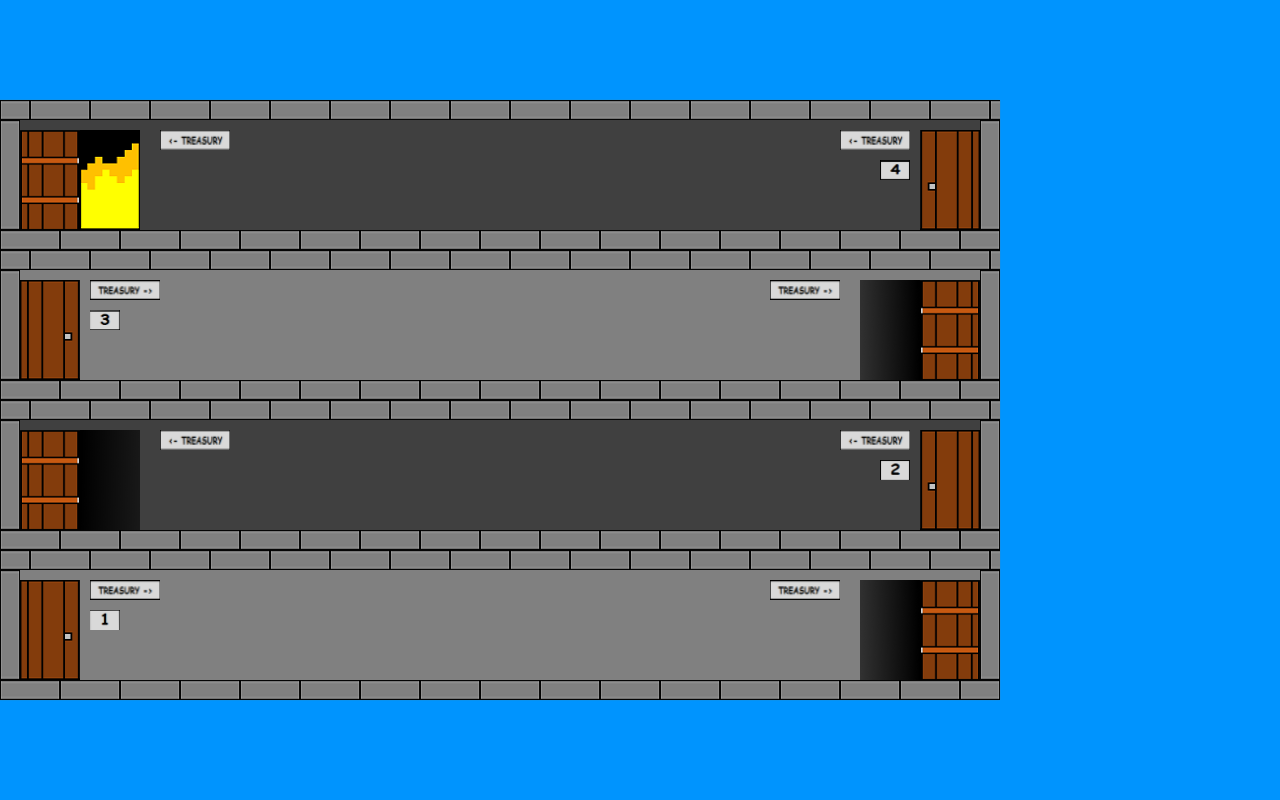

This game map was drawn from its Tiled (.tmx) file and the tilesets committed beside it. A one-line description and the trimmed map source follow:
An orthogonal 128x80 tile map with 10x10 px tiles, 3 tile layers (background, construction, doors), 4 tilesets, 1 image layer and 38 objects (24x trap-position, 4x floor, 3x teleporter, 3x teleporter-exit, 2x trap-button, ...).

<map version="1.0" orientation="orthogonal" renderorder="right-down" width="128" height="80" tilewidth="10" tileheight="10" nextobjectid="81">
 <tileset firstgid="1" name="background-tiles" tilewidth="10" tileheight="10" tilecount="56" columns="7">
  <image source="../img/background/background-tiles.png" width="70" height="80" />
 </tileset>
 <tileset firstgid="57" name="trap-selection-tiles" tilewidth="100" tileheight="100" tilecount="3" columns="0">
  <tile id="0">
   <image width="100" height="20" source="../img/traps/Ceiling Trap Selector.png" />
  </tile>
  <tile id="2">
   <image width="100" height="100" source="../img/traps/button-grinder-01.png" />
  </tile>
  <tile id="3">
   <image width="100" height="100" source="../img/traps/button-spike-01.png" />
  </tile>
 </tileset>
 <tileset firstgid="61" name="door-tiles" tilewidth="10" tileheight="10" tilecount="480" columns="24">
  <image source="../img/doors/door-tiles.png" width="240" height="200" />
 </tileset>
 <tileset firstgid="541" name="construction-tiles" tilewidth="10" tileheight="10" tilecount="9" columns="3">
  <image source="../img/construction/construction-tiles.png" width="30" height="30" />
 </tileset>
 <imagelayer name="background-image">
  <image source="../img/background/background.png" width="1280" height="800" />
 </imagelayer>
 <layer name="background" width="128" height="80">
  <data>[10240 cells, 196 non-empty, 112 distinct tile ids]</data>
 </layer>
 <layer name="construction" width="128" height="80">
  <data>[10240 cells, 1776 non-empty, 8 distinct tile ids]</data>
 </layer>
 <layer name="doors" width="128" height="80">
  <data>[10240 cells, 660 non-empty, 360 distinct tile ids]</data>
 </layer>
 <objectgroup name="trap-selection">
  <object id="29" type="trap-position" gid="57" x="200" y="250" width="100" height="20" />
  <object id="38" type="trap-position" gid="57" x="300" y="250" width="100" height="20" />
  <object id="39" type="trap-position" gid="57" x="400" y="250" width="100" height="20" />
  <object id="40" type="trap-position" gid="57" x="500" y="250" width="100" height="20" />
  <object id="41" type="trap-position" gid="57" x="600" y="250" width="100" height="20" />
  <object id="42" type="trap-position" gid="57" x="700" y="250" width="100" height="20" />
  <object id="43" type="trap-position" gid="57" x="300" y="400" width="100" height="20" />
  <object id="44" type="trap-position" gid="57" x="500" y="400" width="100" height="20" />
  <object id="45" type="trap-position" gid="57" x="400" y="400" width="100" height="20" />
  <object id="46" type="trap-position" gid="57" x="200" y="400" width="100" height="20" />
  <object id="47" type="trap-position" gid="57" x="700" y="400" width="100" height="20" />
  <object id="48" type="trap-position" gid="57" x="600" y="400" width="100" height="20" />
  <object id="49" type="trap-position" gid="57" x="700" y="700" width="100" height="20" />
  <object id="50" type="trap-position" gid="57" x="600" y="700" width="100" height="20" />
  <object id="51" type="trap-position" gid="57" x="300" y="700" width="100" height="20" />
  <object id="52" type="trap-position" gid="57" x="400" y="700" width="100" height="20" />
  <object id="53" type="trap-position" gid="57" x="200" y="700" width="100" height="20" />
  <object id="54" type="trap-position" gid="57" x="500" y="700" width="100" height="20" />
  <object id="55" type="trap-position" gid="57" x="300" y="550" width="100" height="20" />
  <object id="56" type="trap-position" gid="57" x="500" y="550" width="100" height="20" />
  <object id="57" type="trap-position" gid="57" x="400" y="550" width="100" height="20" />
  <object id="58" type="trap-position" gid="57" x="200" y="550" width="100" height="20" />
  <object id="59" type="trap-position" gid="57" x="700" y="550" width="100" height="20" />
  <object id="60" type="trap-position" gid="57" x="600" y="550" width="100" height="20" />
  <object id="79" type="trap-button" gid="59" x="1030" y="200" width="100" height="100">
   <properties>
    <property name="trap_type" value="grinder" />
   </properties>
  </object>
  <object id="80" type="trap-button" gid="60" x="1150" y="200" width="100" height="100">
   <properties>
    <property name="trap_type" value="spike" />
   </properties>
  </object>
 </objectgroup>
 <objectgroup name="floors">
  <object id="61" name="floor0" type="floor" x="0" y="680" width="1000" height="20" />
  <object id="62" name="floor1" type="floor" x="0" y="530" width="1000" height="20" />
  <object id="63" name="floor2" type="floor" x="0" y="380" width="1000" height="20" />
  <object id="64" name="floor3" type="floor" x="0" y="230" width="1000" height="20" />
 </objectgroup>
 <objectgroup name="spawneranddoors">
  <object id="68" name="spawn-point" type="spawn-point" x="30" y="670" />
  <object id="70" name="teleporter1" type="teleporter" x="20" y="440" width="20" height="90">
   <properties>
    <property name="num" type="int" value="1" />
   </properties>
  </object>
  <object id="72" name="teleporter0" type="teleporter" x="960" y="590" width="20" height="90">
   <properties>
    <property name="num" type="int" value="0" />
   </properties>
  </object>
  <object id="73" name="teleporter2" type="teleporter" x="960" y="290" width="20" height="90">
   <properties>
    <property name="num" type="int" value="2" />
   </properties>
  </object>
  <object id="74" name="exit0" type="teleporter-exit" x="960" y="440" width="20" height="90">
   <properties>
    <property name="direction" type="int" value="-1" />
    <property name="num" type="int" value="0" />
   </properties>
  </object>
  <object id="75" name="exit1" type="teleporter-exit" x="20" y="290" width="20" height="90">
   <properties>
    <property name="direction" type="int" value="1" />
    <property name="num" type="int" value="1" />
   </properties>
  </object>
  <object id="76" name="exit2" type="teleporter-exit" x="960" y="140" width="20" height="90">
   <properties>
    <property name="direction" type="int" value="-1" />
    <property name="num" type="int" value="2" />
   </properties>
  </object>
  <object id="77" name="heart" type="heart" x="20" y="130" width="20" height="100" />
 </objectgroup>
</map>